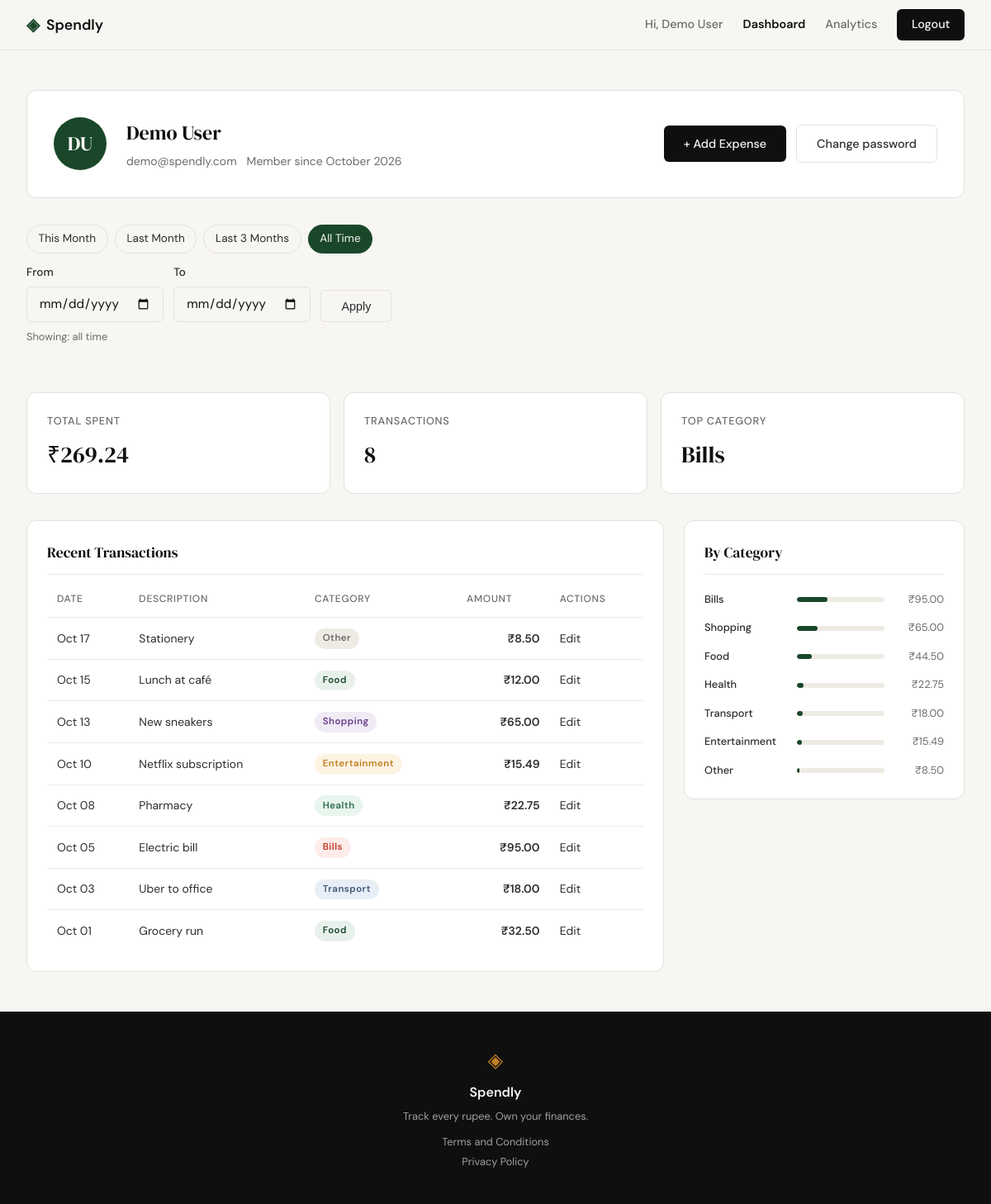
The page /profile (signed in) on the database as committed earlier.
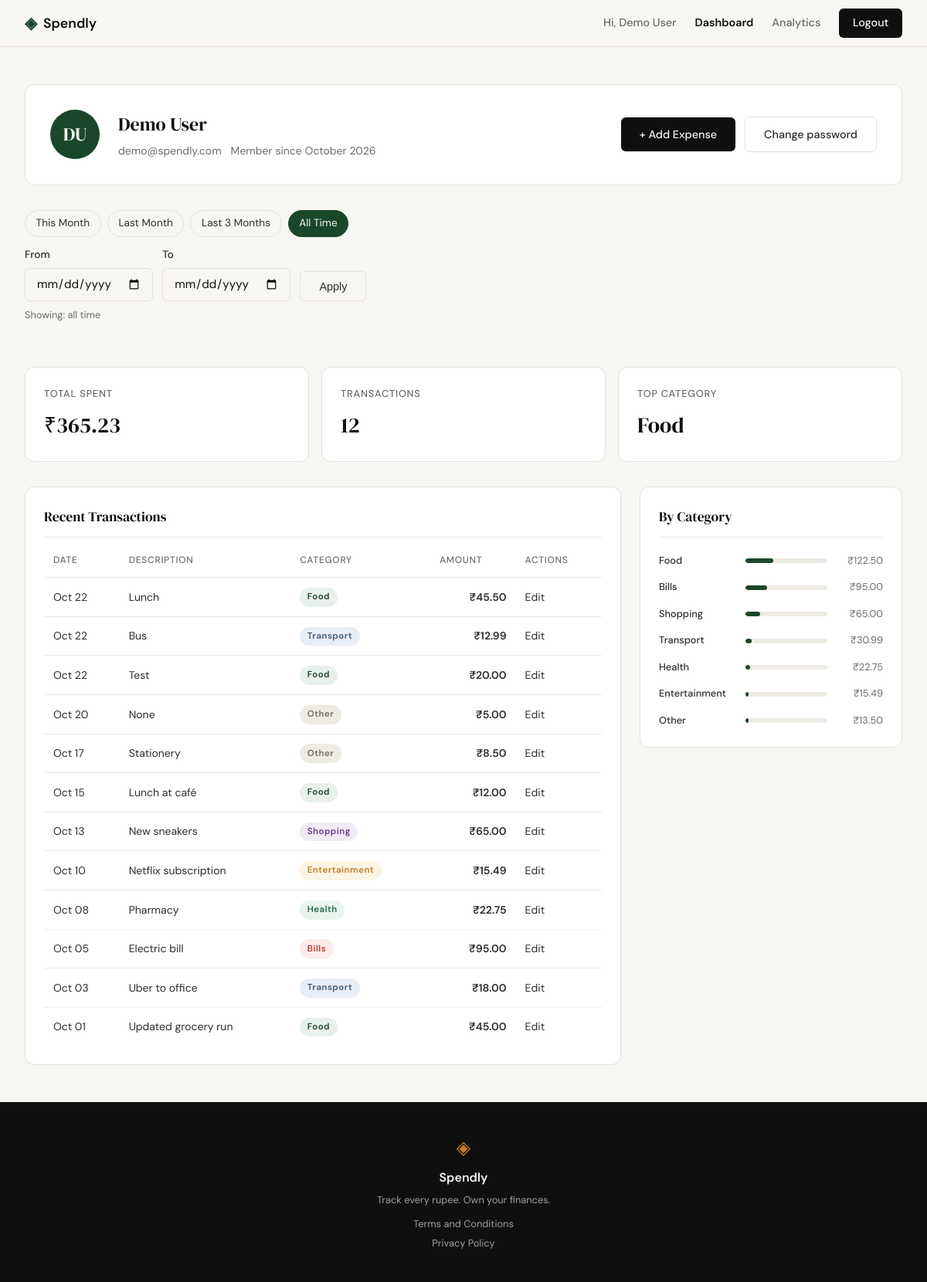
The same page on the database as committed later.
### tables this page shows
CREATE TABLE users (
                id            INTEGER PRIMARY KEY AUTOINCREMENT,
                name          TEXT    NOT NULL,
                email         TEXT    NOT NULL UNIQUE,
                password_hash TEXT    NOT NULL,
                created_at    TEXT    NOT NULL DEFAULT (datetime('now'))
            );

CREATE TABLE expenses (
                id          INTEGER PRIMARY KEY AUTOINCREMENT,
                user_id     INTEGER NOT NULL,
                amount      REAL    NOT NULL,
                category    TEXT    NOT NULL,
                date        TEXT    NOT NULL,
                description TEXT,
                created_at  TEXT    NOT NULL DEFAULT (datetime('now')),
                FOREIGN KEY (user_id) REFERENCES users(id) ON DELETE CASCADE
            );

### app.py (the view)
@app.route("/profile")
def profile():
    if not session.get("user_id"):
        flash("Please sign in to view your profile.")
        return redirect(url_for("login"))
    user_id = session["user_id"]
    user = get_user_by_id(user_id)
    if user is None:
        abort(404)
    created = datetime.strptime(user["created_at"][:10], "%Y-%m-%d")
    name = user["name"]
    initials = "".join(p[0].upper() for p in name.split()[:2])
    user_info = {
        "name":         name,
        "initials":     initials,
        "email":        user["email"],
        "member_since": created.strftime("%B %Y"),
    }
    date_from = _parse_date(request.args.get("from", "").strip())
    date_to   = _parse_date(request.args.get("to", "").strip())
    today          = date.today()
    month_start    = today.replace(day=1)
    last_month_end = month_start - timedelta(days=1)
    date_presets = [
        {"label": "This Month",    "date_from": month_start.isoformat(),                   "date_to": today.isoformat()},
        {"label": "Last Month",    "date_from": last_month_end.replace(day=1).isoformat(),  "date_to": last_month_end.isoformat()},
        {"label": "Last 3 Months", "date_from": (today - timedelta(days=90)).isoformat(),   "date_to": today.isoformat()},
    ]
    return render_template(
        "profile.html",
        user_info=user_info,
        stats=get_summary_stats(user_id, date_from=date_from, date_to=date_to),
        transactions=get_recent_transactions(user_id, date_from=date_from, date_to=date_to),
        categories=get_category_breakdown(user_id, date_from=date_from, date_to=date_to),
        filter_from=date_from or "",
        filter_to=date_to or "",
        date_presets=date_presets,
    )

### app.py (called while the page is built)
def _parse_date(s):
    try:
        datetime.strptime(s, "%Y-%m-%d")
        return s
    except (ValueError, TypeError):
        return None

### database/db.py (called while the page is built)
def get_db():
    conn = sqlite3.connect(DATABASE_PATH)
    conn.row_factory = sqlite3.Row
    conn.execute("PRAGMA foreign_keys = ON")
    return conn

### database/queries.py (called while the page is built)
def _date_where(user_id, date_from, date_to):
    clauses = ["user_id = ?"]
    params  = [user_id]
    if date_from:
        clauses.append("date >= ?")
        params.append(date_from)
    if date_to:
        clauses.append("date <= ?")
        params.append(date_to)
    return " AND ".join(clauses), params

def get_user_by_id(user_id):
    with get_db() as conn:
        return conn.execute(
            "SELECT * FROM users WHERE id = ?", (user_id,)
        ).fetchone()

def get_recent_transactions(user_id, date_from=None, date_to=None):
    where, params = _date_where(user_id, date_from, date_to)
    with get_db() as conn:
        rows = conn.execute(
            f"SELECT id, date, description, category, amount "
            f"FROM expenses WHERE {where} ORDER BY date DESC",
            params
        ).fetchall()
    result = []
    for r in rows:
        d = datetime.strptime(r["date"], "%Y-%m-%d")
        result.append({
            "id":          r["id"],
            "date":        d.strftime("%b %d"),
            "description": r["description"],
            "category":    r["category"],
            "amount":      f"₹{r['amount']:.2f}",
        })
    return result

def get_summary_stats(user_id, date_from=None, date_to=None):
    where, params = _date_where(user_id, date_from, date_to)
    with get_db() as conn:
        rows = conn.execute(
            f"SELECT amount, category FROM expenses WHERE {where}",
            params
        ).fetchall()
    if not rows:
        return {"total_spent": "₹0.00", "transaction_count": 0, "top_category": "—"}
    total = sum(r["amount"] for r in rows)
    cat_totals = {}
    for r in rows:
        cat_totals[r["category"]] = cat_totals.get(r["category"], 0) + r["amount"]
    top = max(cat_totals, key=cat_totals.get)
    return {
        "total_spent":       f"₹{total:.2f}",
        "transaction_count": len(rows),
        "top_category":      top,
    }

### templates/profile.html (shortened to what this page needs)
{% extends "base.html" %}
{% block content %}
<section class="profile-section">
    <div class="profile-inner">
        <div class="profile-header">
            <div class="profile-avatar">{{ user_info.initials }}</div>
            <div>
                <div class="profile-name">{{ user_info.name }}</div>
                <div class="profile-meta">
                    <span>{{ user_info.email }}</span>
                    <span>Member since {{ user_info.member_since }}</span>
                </div>
            </div>
            <div class="profile-actions">
                <a href="{{ url_for('add_expense') }}" class="btn-primary">+ Add Expense</a>
                <a href="#" class="btn-ghost">Change password</a>
            </div>
        </div>
        <div class="filter-bar">
            <div class="filter-presets">
                {% for preset in date_presets %}
                <a href="{{ url_for('profile', **{'from': preset.date_from, 'to': preset.date_to}) }}"
                   class="filter-pill{% if filter_from == preset.date_from and filter_to == preset.date_to %} active{% endif %}">
                    {{ preset.label }}
                </a>
                {% endfor %}
                <a href="{{ url_for('profile') }}"
                   class="filter-pill{% if not filter_from and not filter_to %} active{% endif %}">
                    All Time
                </a>
            </div>
            <form class="filter-custom" method="GET" action="{{ url_for('profile') }}">
                <div class="form-group">
                    <label for="filter-from">From</label>
                    <input type="date" id="filter-from" name="from" class="form-input" value="{{ filter_from }}">
                </div>
                <div class="form-group">
                    <label for="filter-to">To</label>
                    <input type="date" id="filter-to" name="to" class="form-input" value="{{ filter_to }}">
                </div>
                <button type="submit" class="btn-ghost">Apply</button>
            </form>
            <div class="filter-label">
                {% if filter_from or filter_to %}
                    Showing: {{ filter_from or "start" }} – {{ filter_to or "today" }}
                {% else %}
                    Showing: all time
                {% endif %}
            </div>
        </div>
        <div class="stats-row">
            <div class="stat-tile">
                <div class="stat-label">Total Spent</div>
                <div class="stat-value">{{ stats.total_spent }}</div>
            </div>
            <div class="stat-tile">
                <div class="stat-label">Transactions</div>
                <div class="stat-value">{{ stats.transaction_count }}</div>
            </div>
            <div class="stat-tile">
                <div class="stat-label">Top Category</div>
                <div class="stat-value">{{ stats.top_category }}</div>
            </div>
        </div>
        <div class="profile-grid">
            <div class="section-card">
                <div class="section-title">Recent Transactions</div>
                <table class="txn-table">
                    <thead>
                        <tr>
                            <th>Date</th>
                            <th>Description</th>
                            <th>Category</th>
                            <th>Amount</th>
                            <th>Actions</th>
                        </tr>
                    </thead>
                    <tbody>
                        {% for t in transactions %}
                        <tr>
                            <td>{{ t.date }}</td>
                            <td>{{ t.description }}</td>
                            <td><span class="badge badge-{{ t.category | lower }}">{{ t.category }}</span></td>
                            <td class="txn-amount">{{ t.amount }}</td>
                            <td><a href="{{ url_for('edit_expense', id=t.id) }}" class="txn-edit-link">Edit</a></td>
                        </tr>
                        {% endfor %}
                    </tbody>
                </table>
            </div>
            <div class="section-card">
                <div class="section-title">By Category</div>
                {% for c in categories %}
                <div class="cat-row">
                    <span class="cat-label">{{ c.name }}</span>
                    <div class="cat-bar-track">
                        <div class="cat-bar" style="width: {{ c.pct }}%"></div>
                    </div>
                    <span class="cat-amt">{{ c.amount }}</span>
                </div>
                {% endfor %}
            </div>
        </div>
    </div>
</section>
{% endblock %}

### templates/base.html (shortened to what this page needs)
<!DOCTYPE html>
<html lang="en">
<head>
    <link rel="stylesheet" href="{{ url_for('static', filename='css/style.css') }}">
</head>
<body>
    <nav class="navbar">
        <div class="nav-inner">
            <a href="{{ url_for('landing') }}" class="nav-brand">
                <span class="brand-icon">◈</span>
                <span class="brand-name">Spendly</span>
            </a>
            <div class="nav-links">
                {% if session.get('user_name') %}
                    <span class="nav-user">Hi, {{ session.user_name }}</span>
                    <a href="{{ url_for('profile') }}"
                       class="{% if request.endpoint == 'profile' %}nav-link-active{% endif %}">Dashboard</a>
                    <a href="{{ url_for('analytics') }}"
                       class="{% if request.endpoint == 'analytics' %}nav-link-active{% endif %}">Analytics</a>
                    <a href="{{ url_for('logout') }}" class="nav-cta">Logout</a>
                {% else %}
                    <a href="{{ url_for('login') }}">Sign in</a>
                    <a href="{{ url_for('register') }}" class="nav-cta">Get started</a>
                {% endif %}
            </div>
        </div>
    </nav>
    <main class="main-content">
        {% block content %}{% endblock %}
    </main>
    <footer class="footer">
        <div class="footer-inner">
            <span class="brand-icon">◈</span>
            <span class="footer-name">Spendly</span>
            <p class="footer-copy">Track every rupee. Own your finances.</p>
            <div class="footer-links">
                <a href="/terms">Terms and Conditions</a>
                <a href="/privacy">Privacy Policy</a>
            </div>
        </div>
    </footer>
</body>
</html>

Rows that differ between the two databases and show on the page:
changed expenses: description "Grocery run" → "Updated grocery run"; amount "₹32.50" → "₹45.00"; {{ c.pct }} 17 → 34 (drawn); amount "₹44.50" → "₹122.50"; moves up the list
added expenses: date "Oct 22", description "Lunch", category "Food", amount "₹45.50"
added expenses: date "Oct 22", description "Bus", category "Transport", amount "₹12.99"
added expenses: date "Oct 22", description "Test", category "Food", amount "₹20.00"
added expenses: date "Oct 20", description "None", category "Other", amount "₹5.00"
computed for expenses "Stationery": {{ c.pct }} 3 → 4 (drawn); amount "₹8.50" → "₹13.50"
computed for expenses "New sneakers": {{ c.pct }} 24 → 18 (drawn)
computed for expenses "Netflix subscription": {{ c.pct }} 6 → 4 (drawn)
computed for expenses "Pharmacy": {{ c.pct }} 8 → 6 (drawn)
computed for expenses "Electric bill": {{ c.pct }} 35 → 26 (drawn)
shown differently, row unchanged: expenses "Uber to office": {{ c.pct }} 7 → 8 (drawn); amount "₹18.00" → "₹30.99"; moves up the list
Other text that changed with them:
{{ stats.total_spent }}: "₹269.24" → "₹365.23"
{{ stats.transaction_count }}: "8" → "12"
{{ stats.top_category }}: "Bills" → "Food"
